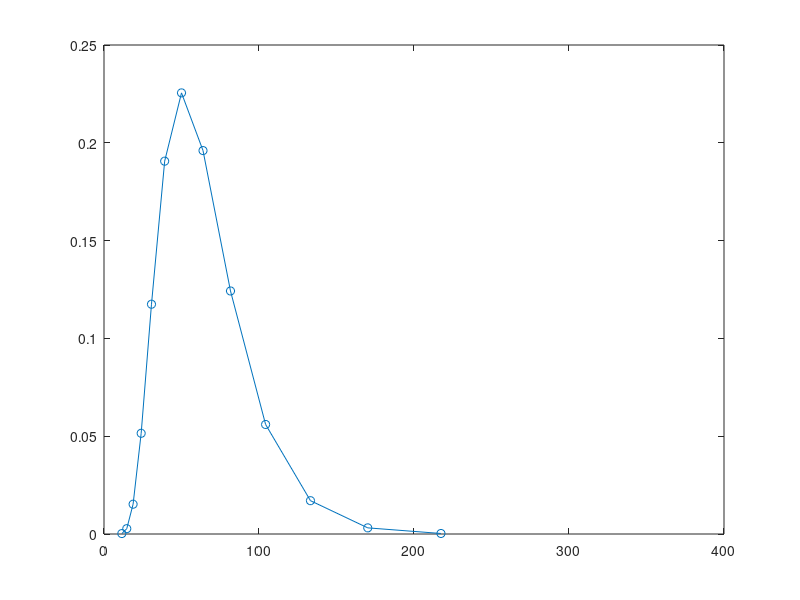

The MATLAB source for this figure:
clear;
T=2;
S0=50;
sigma = 0.3;
k = 52;
T = 2;
r = 0.05;
NT = 12;
dt = T/NT;
u = exp(sigma*sqrt(dt));
d = 1/u;
a = exp(r*dt);
p = (a-d)/(u-d);
ST = zeros(NT+1, 1);
Prob = zeros(NT+1, 1);
for j = 0:NT
    ST(j+1) = S0*(u^j)*(d^(NT-j));
    Prob(j+1) = nchoosek(NT,j)*(p^j)*((1-p)^(NT-j));
end
plot(ST,Prob,'-o');
xlim([0 400]);